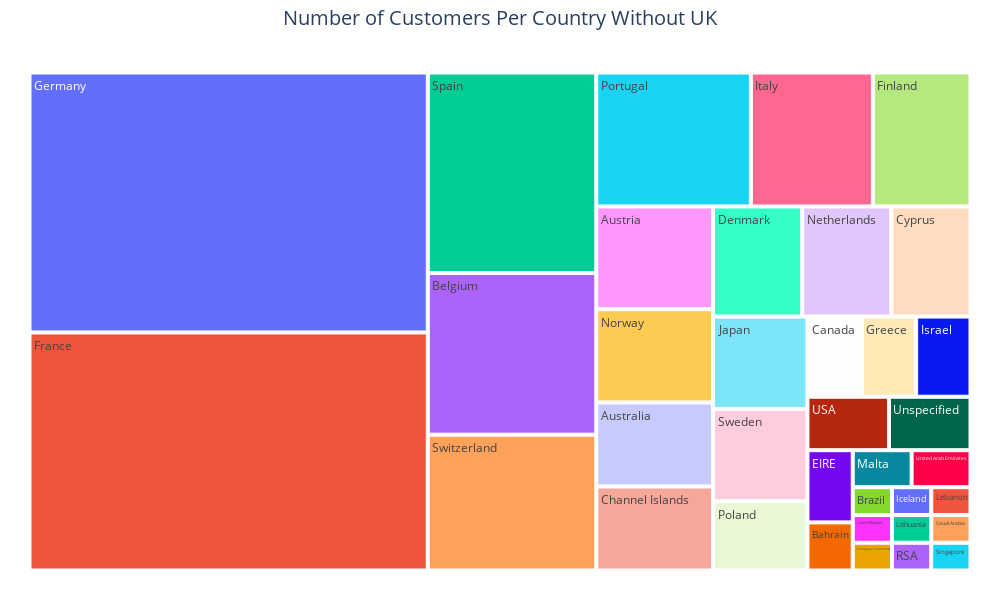

Source (notebook cell):
### Code cell
# PLOTLY TREEMAP
fig = px.treemap(df.groupby('Country')[["CustomerID"]].nunique().sort_values(by="CustomerID", ascending=False).iloc[1:],
                 path=[df.groupby('Country')[["CustomerID"]].nunique().sort_values(
                     by="CustomerID", ascending=False).iloc[1:].index],
                 values='CustomerID',
                 width=1000,
                 height=600)
fig.update_layout(title_text='Number of Customers Per Country Without UK',
                  title_x=0.5, title_font=dict(size=20)
                  )
fig.update_layout(margin=dict(t=50, l=25, r=25, b=25))
fig.show()

### Figure 1 — Plotly figure (JSON) as saved in the notebook; plotly's stock layout.template omitted (floating-point values rounded to 4 significant figures)
{"data": [{"branchvalues": "total", "domain": {"x": [0, 1], "y": [0, 1]}, "hovertemplate": "labels=%{label}<br>CustomerID=%{value}<br>parent=%{parent}<br>id=%{id}<extra></extra>", "ids": ["Australia", "Austria", "Bahrain", "Belgium", "Brazil", "Canada", "Channel Islands", "Cyprus", "Czech Republic", "Denmark", "EIRE", "European Community", "Finland", "France", "Germany", "Greece", "Iceland", "Israel", "Italy", "Japan", "Lebanon", "Lithuania", "Malta", "Netherlands", "Norway", "Poland", "Portugal", "RSA", "Saudi Arabia", "Singapore", "Spain", "Sweden", "Switzerland", "USA", "United Arab Emirates", "Unspecified"], "labels": ["Australia", "Austria", "Bahrain", "Belgium", "Brazil", "Canada", "Channel Islands", "Cyprus", "Czech Republic", "Denmark", "EIRE", "European Community", "Finland", "France", "Germany", "Greece", "Iceland", "Israel", "Italy", "Japan", "Lebanon", "Lithuania", "Malta", "Netherlands", "Norway", "Poland", "Portugal", "RSA", "Saudi Arabia", "Singapore", "Spain", "Sweden", "Switzerland", "USA", "United Arab Emirates", "Unspecified"], "name": "", "parents": ["", "", "", "", "", "", "", "", "", "", "", "", "", "", "", "", "", "", "", "", "", "", "", "", "", "", "", "", "", "", "", "", "", "", "", ""], "type": "treemap", "values": [9, 11, 2, 25, 1, 4, 9, 8, 1, 9, 3, 1, 12, 87, 95, 4, 1, 4, 15, 8, 1, 1, 2, 9, 10, 6, 19, 1, 1, 1, 31, 8, 21, 4, 2, 4]}], "layout": {"height": 600, "legend": {"tracegroupgap": 0}, "margin": {"b": 25, "l": 25, "r": 25, "t": 50}, "title": {"font": {"size": 20}, "text": "Number of Customers Per Country Without UK", "x": 0.5}, "width": 1000}}
